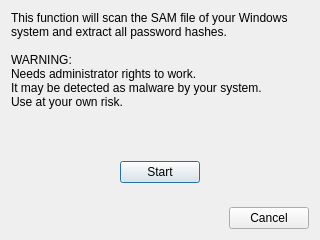
<?xml version="1.0" encoding="UTF-8"?>
<ui version="4.0">
 <class>SAMDialog</class>
 <widget class="QDialog" name="SAMDialog">
  <property name="geometry">
   <rect>
    <x>0</x>
    <y>0</y>
    <width>320</width>
    <height>240</height>
   </rect>
  </property>
  <property name="minimumSize">
   <size>
    <width>320</width>
    <height>240</height>
   </size>
  </property>
  <property name="maximumSize">
   <size>
    <width>320</width>
    <height>240</height>
   </size>
  </property>
  <property name="windowTitle">
   <string>Scan SAM file</string>
  </property>
  <property name="locale">
   <locale language="English" country="Germany"/>
  </property>
  <property name="modal">
   <bool>true</bool>
  </property>
  <layout class="QVBoxLayout" name="verticalLayout">
   <item>
    <widget class="QLabel" name="infoLabel">
     <property name="text">
      <string>This function will scan the SAM file of your Windows system and extract all password hashes.

WARNING:
Needs administrator rights to work.
It may be detected as malware by your system.
Use at your own risk.</string>
     </property>
     <property name="alignment">
      <set>Qt::AlignLeading|Qt::AlignLeft|Qt::AlignTop</set>
     </property>
     <property name="wordWrap">
      <bool>true</bool>
     </property>
    </widget>
   </item>
   <item>
    <layout class="QHBoxLayout" name="horizontalLayout">
     <item>
      <spacer name="horizontalSpacer">
       <property name="orientation">
        <enum>Qt::Horizontal</enum>
       </property>
       <property name="sizeHint" stdset="0">
        <size>
         <width>40</width>
         <height>20</height>
        </size>
       </property>
      </spacer>
     </item>
     <item>
      <widget class="QLabel" name="errorLabel">
       <property name="enabled">
        <bool>true</bool>
       </property>
       <property name="minimumSize">
        <size>
         <width>120</width>
         <height>40</height>
        </size>
       </property>
       <property name="font">
        <font>
         <italic>true</italic>
        </font>
       </property>
       <property name="text">
        <string/>
       </property>
       <property name="alignment">
        <set>Qt::AlignCenter</set>
       </property>
       <property name="wordWrap">
        <bool>true</bool>
       </property>
      </widget>
     </item>
     <item>
      <spacer name="horizontalSpacer_8">
       <property name="orientation">
        <enum>Qt::Horizontal</enum>
       </property>
       <property name="sizeHint" stdset="0">
        <size>
         <width>40</width>
         <height>20</height>
        </size>
       </property>
      </spacer>
     </item>
    </layout>
   </item>
   <item>
    <layout class="QHBoxLayout" name="horizontalLayout_2">
     <item>
      <spacer name="horizontalSpacer_3">
       <property name="orientation">
        <enum>Qt::Horizontal</enum>
       </property>
       <property name="sizeHint" stdset="0">
        <size>
         <width>40</width>
         <height>20</height>
        </size>
       </property>
      </spacer>
     </item>
     <item>
      <spacer name="horizontalSpacer_4">
       <property name="orientation">
        <enum>Qt::Horizontal</enum>
       </property>
       <property name="sizeHint" stdset="0">
        <size>
         <width>40</width>
         <height>20</height>
        </size>
       </property>
      </spacer>
     </item>
     <item>
      <widget class="QPushButton" name="startButton">
       <property name="text">
        <string>Start</string>
       </property>
      </widget>
     </item>
     <item>
      <spacer name="horizontalSpacer_5">
       <property name="orientation">
        <enum>Qt::Horizontal</enum>
       </property>
       <property name="sizeHint" stdset="0">
        <size>
         <width>40</width>
         <height>20</height>
        </size>
       </property>
      </spacer>
     </item>
     <item>
      <spacer name="horizontalSpacer_6">
       <property name="orientation">
        <enum>Qt::Horizontal</enum>
       </property>
       <property name="sizeHint" stdset="0">
        <size>
         <width>40</width>
         <height>20</height>
        </size>
       </property>
      </spacer>
     </item>
    </layout>
   </item>
   <item>
    <spacer name="verticalSpacer">
     <property name="orientation">
      <enum>Qt::Vertical</enum>
     </property>
     <property name="sizeHint" stdset="0">
      <size>
       <width>20</width>
       <height>16</height>
      </size>
     </property>
    </spacer>
   </item>
   <item>
    <layout class="QHBoxLayout" name="horizontalLayout_3">
     <item>
      <spacer name="horizontalSpacer_2">
       <property name="orientation">
        <enum>Qt::Horizontal</enum>
       </property>
       <property name="sizeHint" stdset="0">
        <size>
         <width>40</width>
         <height>20</height>
        </size>
       </property>
      </spacer>
     </item>
     <item>
      <spacer name="horizontalSpacer_7">
       <property name="orientation">
        <enum>Qt::Horizontal</enum>
       </property>
       <property name="sizeHint" stdset="0">
        <size>
         <width>40</width>
         <height>20</height>
        </size>
       </property>
      </spacer>
     </item>
     <item>
      <spacer name="horizontalSpacer_9">
       <property name="orientation">
        <enum>Qt::Horizontal</enum>
       </property>
       <property name="sizeHint" stdset="0">
        <size>
         <width>40</width>
         <height>20</height>
        </size>
       </property>
      </spacer>
     </item>
     <item>
      <spacer name="horizontalSpacer_10">
       <property name="orientation">
        <enum>Qt::Horizontal</enum>
       </property>
       <property name="sizeHint" stdset="0">
        <size>
         <width>40</width>
         <height>20</height>
        </size>
       </property>
      </spacer>
     </item>
     <item>
      <widget class="QDialogButtonBox" name="buttonBox">
       <property name="locale">
        <locale language="English" country="Germany"/>
       </property>
       <property name="orientation">
        <enum>Qt::Horizontal</enum>
       </property>
       <property name="standardButtons">
        <set>QDialogButtonBox::Cancel</set>
       </property>
      </widget>
     </item>
    </layout>
   </item>
  </layout>
 </widget>
 <resources/>
 <connections>
  <connection>
   <sender>buttonBox</sender>
   <signal>accepted()</signal>
   <receiver>SAMDialog</receiver>
   <slot>accept()</slot>
   <hints>
    <hint type="sourcelabel">
     <x>248</x>
     <y>254</y>
    </hint>
    <hint type="destinationlabel">
     <x>157</x>
     <y>274</y>
    </hint>
   </hints>
  </connection>
  <connection>
   <sender>buttonBox</sender>
   <signal>rejected()</signal>
   <receiver>SAMDialog</receiver>
   <slot>reject()</slot>
   <hints>
    <hint type="sourcelabel">
     <x>316</x>
     <y>260</y>
    </hint>
    <hint type="destinationlabel">
     <x>286</x>
     <y>274</y>
    </hint>
   </hints>
  </connection>
 </connections>
</ui>
